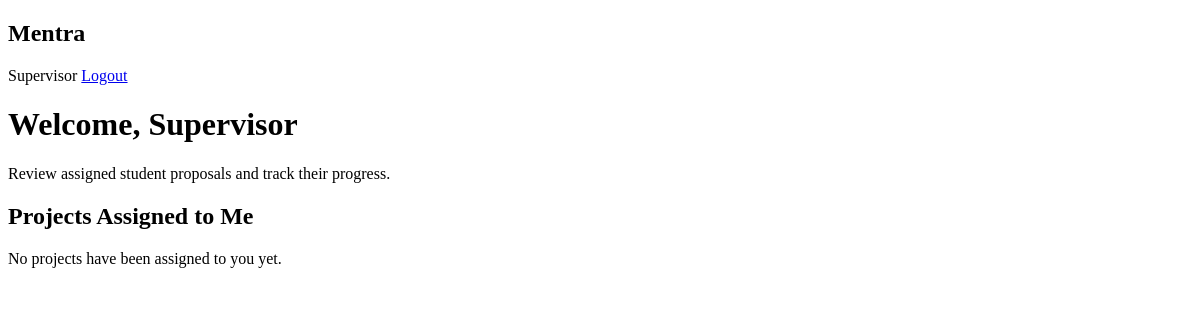
The page /dashboard/dashboard.php (signed in) on the database as committed earlier.
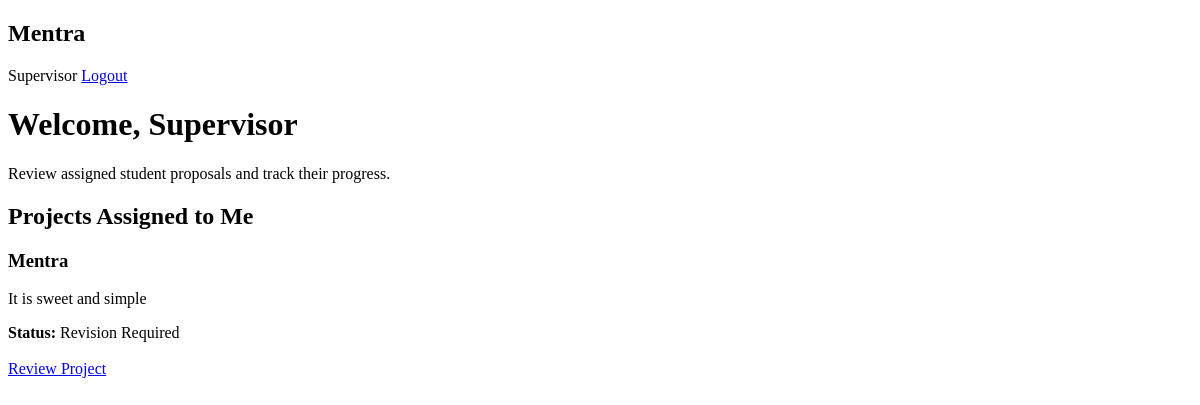
The same page on the database as committed later.
### tables this page shows
CREATE TABLE `projects` (
  `id` int(11) NOT NULL,
  `student_id` int(11) NOT NULL,
  `title` varchar(255) NOT NULL,
  `description` text NOT NULL,
  `category` varchar(100) DEFAULT NULL,
  `status` enum('Submitted','Under Review','Revision Required','Approved','Rejected') DEFAULT 'Submitted',
  `created_at` timestamp NOT NULL DEFAULT current_timestamp(),
  `updated_at` timestamp NOT NULL DEFAULT current_timestamp() ON UPDATE current_timestamp()
);

### dashboard/dashboard.php (the view, shortened to what this page needs)
<?php
require_once __DIR__ . "/../backend/db.php";
$user_id = $_SESSION['user_id'];
$role = $_SESSION['role'] ?? '';
if ($role === 'supervisor') {
    $sql = "SELECT projects.*
            FROM projects
            JOIN supervisor_assignments
                ON projects.id = supervisor_assignments.project_id
            WHERE supervisor_assignments.supervisor_id = ?
            ORDER BY projects.created_at DESC";
} elseif ($role === 'student') {
    $sql = "SELECT *
            FROM projects
            WHERE student_id = ?
            ORDER BY created_at DESC";
} else {
    die("Access denied. Invalid user role.");
}
$stmt = mysqli_prepare($conn, $sql);
mysqli_stmt_bind_param($stmt, "i", $user_id);
mysqli_stmt_execute($stmt);
$result = mysqli_stmt_get_result($stmt);
?>
<!DOCTYPE html>
<html lang="en">
<head>
</head>
<body>
<header class="dashboard-header">
    <h2>Mentra</h2>
    <div>
        <span>
            <?php echo htmlspecialchars($_SESSION['name']); ?>
        </span>
        <a href="../backend/logout.php">Logout</a>
    </div>
</header>
<main class="dashboard">
    <h1>
        Welcome, <?php echo htmlspecialchars($_SESSION['name']); ?>
    </h1>
    <?php if ($role === 'student'): ?>
        <p>Manage your project proposal and track its progress.</p>
        <div class="dashboard-actions">
            <a href="../projects/submit_project.php">
                + Submit New Project
            </a>
        </div>
        <section class="projects">
            <h2>My Projects</h2>
    <?php else: ?>
        <p>Review assigned student proposals and track their progress.</p>
        <section class="projects">
            <h2>Projects Assigned to Me</h2>
    <?php endif; ?>
    <?php if (mysqli_num_rows($result) > 0): ?>
        <?php while ($project = mysqli_fetch_assoc($result)): ?>
            <div class="project-card">
                <h3>
                    <?php echo htmlspecialchars($project['title']); ?>
                </h3>
                <p>
                    <?php echo htmlspecialchars($project['description']); ?>
                </p>
                <strong>Status:</strong>
                <?php echo htmlspecialchars($project['status']); ?>
                <br><br>
                <?php if ($role === 'supervisor'): ?>
                    <a href="../supervisor/view_project.php?id=<?php echo $project['id']; ?>">
                        Review Project
                    </a>
                <?php else: ?>
                    <a href="../projects/view_project.php?id=<?php echo $project['id']; ?>">
                        View Project
                    </a>
                <?php endif; ?>
            </div>
        <?php endwhile; ?>
    <?php else: ?>
        <?php if ($role === 'supervisor'): ?>
            <p>No projects have been assigned to you yet.</p>
        <?php else: ?>
            <p>You haven't submitted any project yet.</p>
        <?php endif; ?>
    <?php endif; ?>
    </section>
</main>
</body>
</html>

Rows that differ between the two databases and show on the page:
added projects: title "Mentra", description "It is sweet and simple", status "Revision Required"
Other text that changed with them:
text no longer shown: "No projects have been assigned to you yet."
